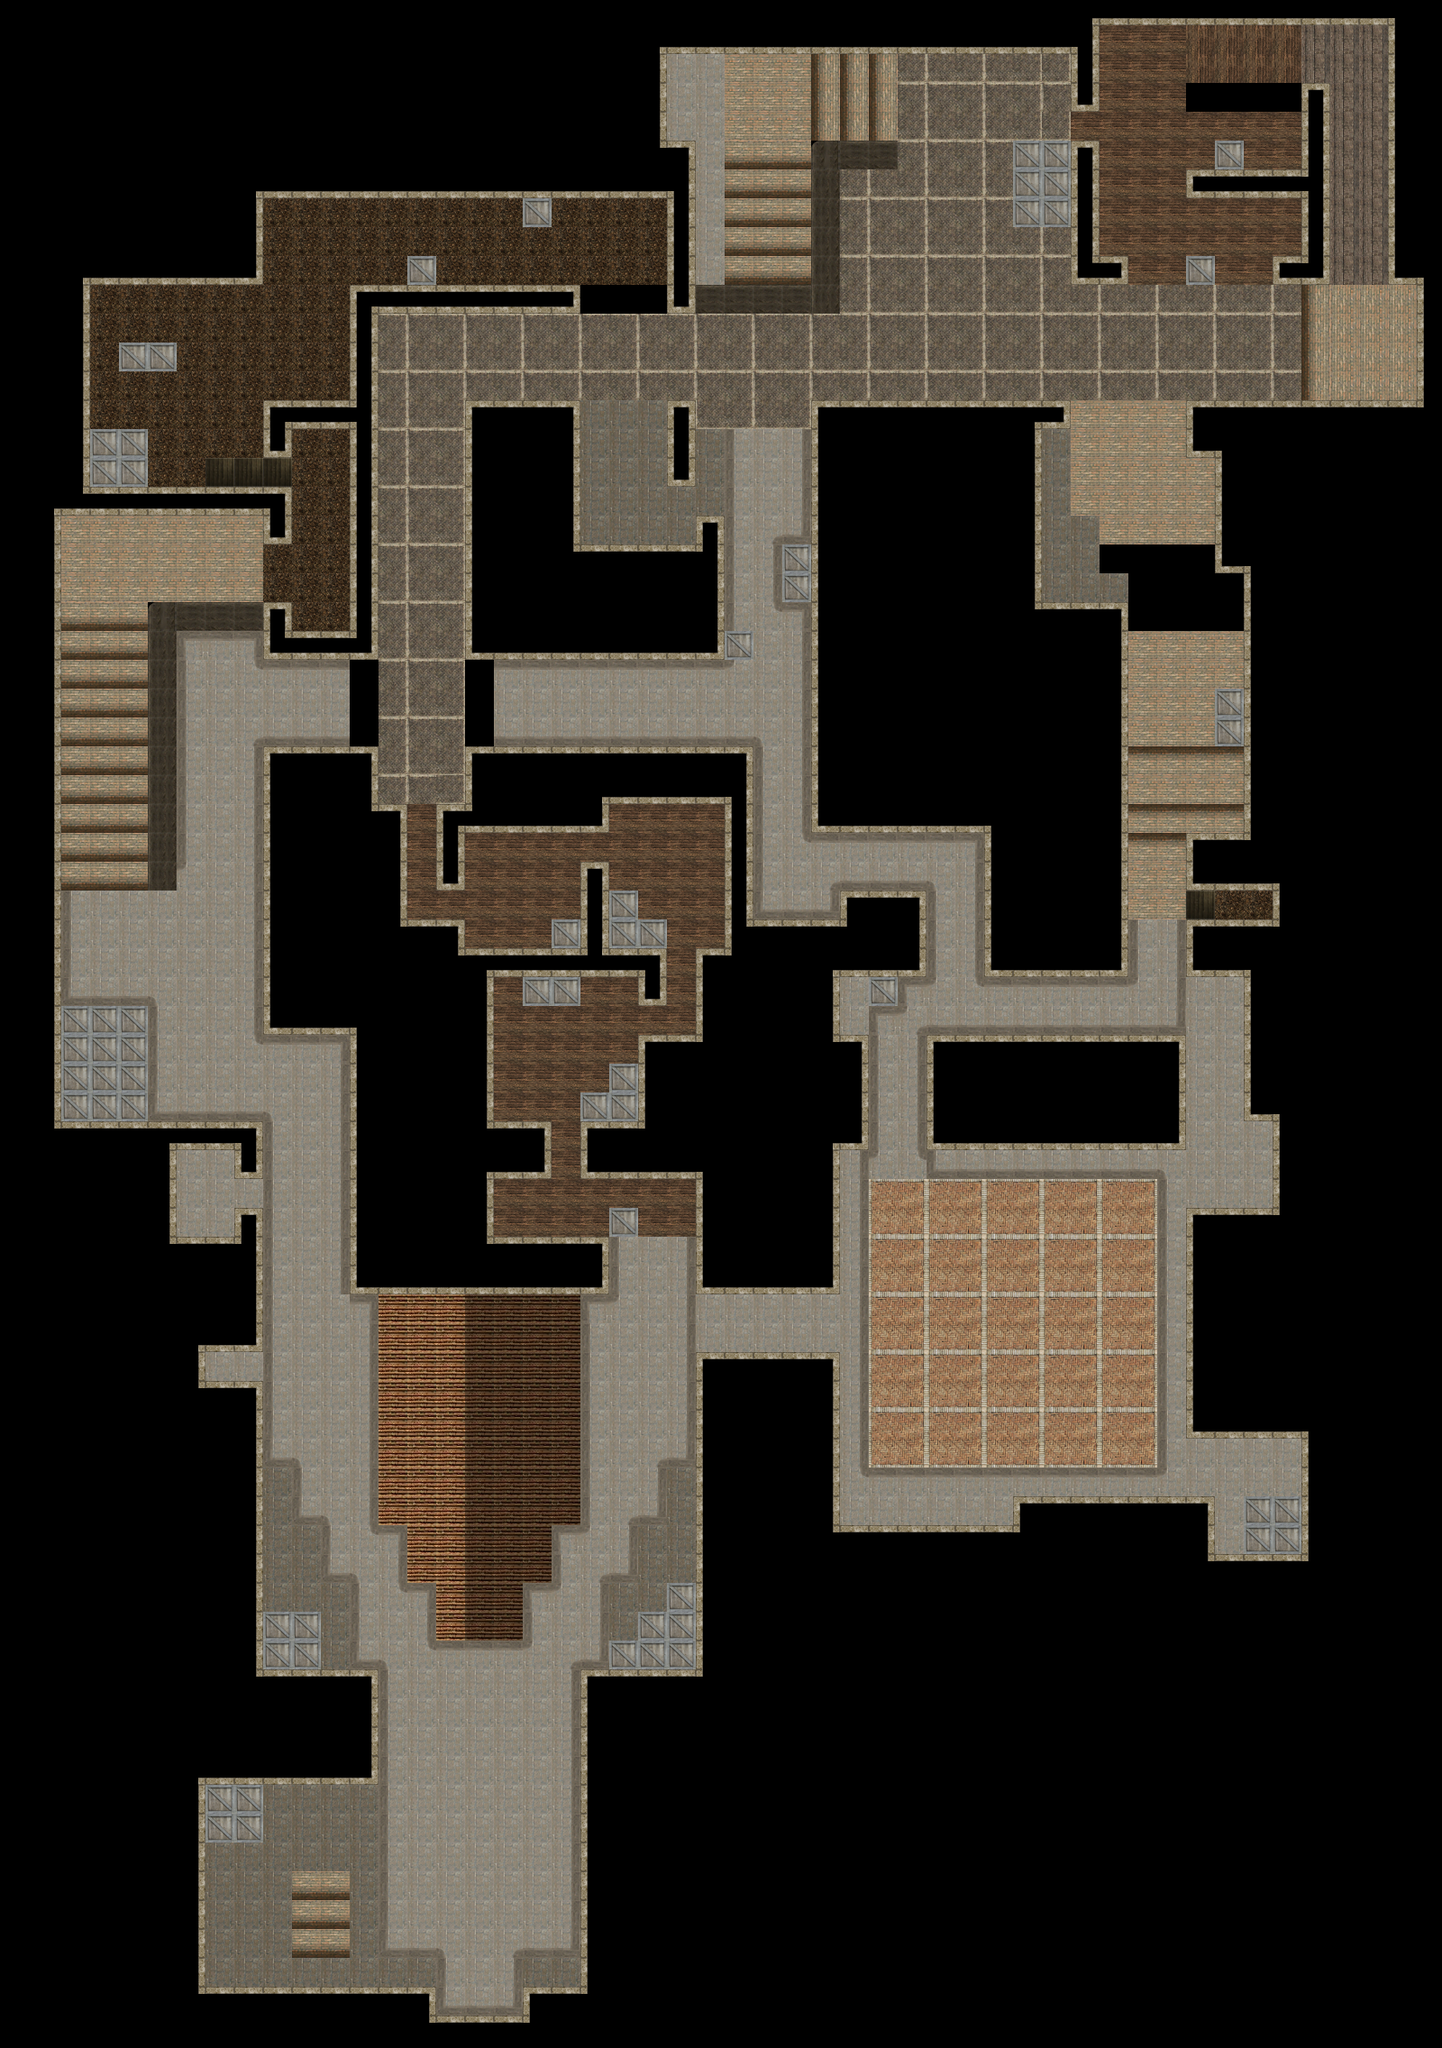

Tiled map render using the project's own tile images. Description and the map definition, with tile-layer contents summarised, below:
An orthogonal 50x71 tile map with 32x32 px tiles, 1 tile layer (Tile Layer 1).

<map version="1.10" tiledversion="1.10.2" orientation="orthogonal" renderorder="right-down" width="50" height="71" tilewidth="32" tileheight="32" infinite="0" nextlayerid="2" nextobjectid="1">
 <tileset firstgid="1" source="italy_tiles.tsx" />
 <layer id="1" name="Tile Layer 1" width="50" height="71" offsetx="4" offsety="-4">
  <data>[3550 cells, 2118 non-empty, 55 distinct tile ids]</data>
 </layer>
</map>
